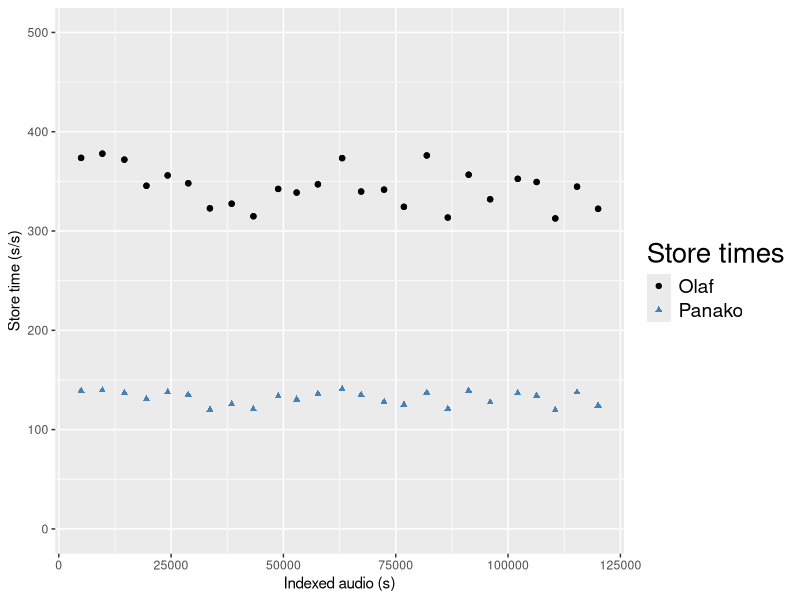
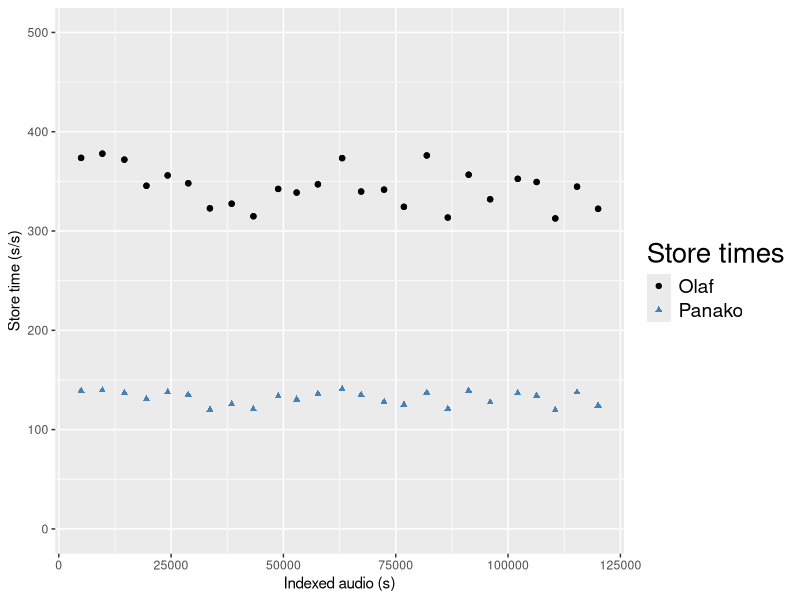

Write R code to recreate these figures, in order.
library(readr)
require(ggplot2)
require(svglite)

bm <- read_csv("olaf_vs_panako.data",show_col_types = FALSE);

diffs = data.frame(diff(as.matrix(bm)))
index_steps = c(bm$index_size[1] , diffs$index_size )
bm$index_steps <- index_steps

a <- ggplot(bm, aes(bm$index_size,bm$olaf_store_time)) +
  geom_point(aes(x = bm$index_size , y = bm$olaf_store_time, colour="Olaf")) +
  geom_point(aes(x = bm$index_size, y = bm$panako_store_time, colour="Panako") , shape="triangle") +
  geom_point(na.rm = TRUE) +
  xlab("Indexed audio (s)") +
  ylab("Store time (s/s)") +
  ylim(c(0,500))+
  scale_color_manual(name='Store times',
                     breaks=c('Olaf', 'Panako'),
                     values=c('Olaf'='black', 'Panako'='steelblue'))+
  theme(legend.title=element_text(size=20),
        legend.text=element_text(size=14));


ggsave(file="olaf_vs_panako_store.svg", plot=a, width=10, height=8)
a
